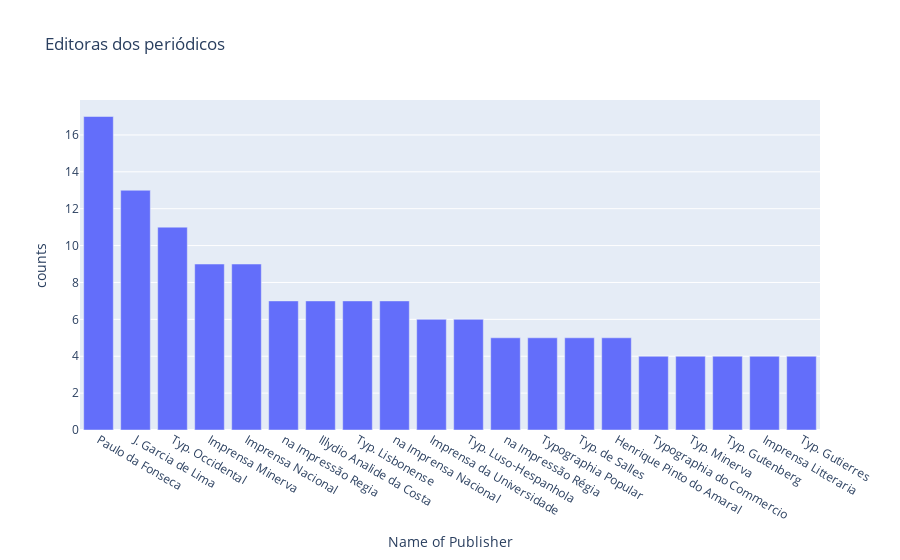

Source (notebook cell):
### Code cell
# criar um gráfico de barras com as primeiras 20 editoras, excluíndo a primeira.
fig_05 = px.bar(df_publisher[1:21], x='Name of Publisher', y='counts', title='Editoras dos periódicos')
fig_05.show()

### Figure 1 — Plotly figure (JSON) as saved in the notebook; plotly's stock layout.template omitted (floating-point values rounded to 4 significant figures)
{"data": [{"alignmentgroup": "True", "hovertemplate": "Name of Publisher=%{x}<br>counts=%{y}<extra></extra>", "legendgroup": "", "marker": {"color": "#636efa", "pattern": {"shape": ""}}, "name": "", "offsetgroup": "", "orientation": "v", "showlegend": false, "textposition": "auto", "type": "bar", "x": ["Paulo da Fonseca", "J. Garcia de Lima", "Typ. Occidental", "Imprensa Minerva", "Imprensa Nacional", "na Impressão Regia", "Illydio Analide da Costa", "Typ. Lisbonense", "na Imprensa Nacional", "Imprensa da Universidade", "Typ. Luso-Hespanhola", "na Impressão Régia", "Typographia Popular", "Typ. de Salles", "Henrique Pinto do Amaral", "Typographia do Commercio", "Typ. Minerva", "Typ. Gutenberg", "Imprensa Litteraria", "Typ. Gutierres"], "xaxis": "x", "y": [17, 13, 11, 9, 9, 7, 7, 7, 7, 6, 6, 5, 5, 5, 5, 4, 4, 4, 4, 4], "yaxis": "y"}], "layout": {"barmode": "relative", "legend": {"tracegroupgap": 0}, "title": {"text": "Editoras dos periódicos"}, "xaxis": {"anchor": "y", "domain": [0, 1], "title": {"text": "Name of Publisher"}}, "yaxis": {"anchor": "x", "domain": [0, 1], "title": {"text": "counts"}}}}
